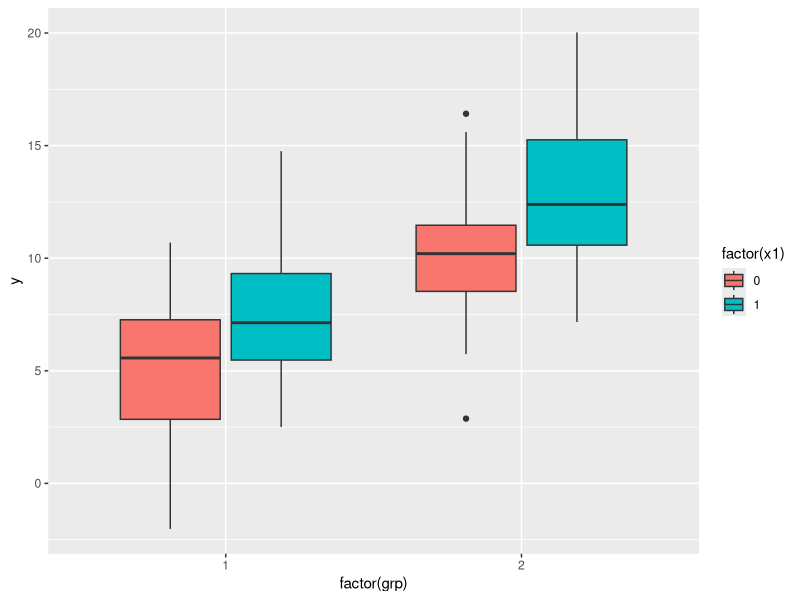

The R script that drew this image:
# |------------------------------------------------------------------------------------------------------------|
# | Project: Example of a mixed effect vs. stratified analysis of matched data                                 |
# | Script:                                                                                                    |
# | Depends: data.table, ggplot2, lmerTest, survival                                                           |
# | Author:  Davit Sargsyan                                                                                    | 
# | Created: 03/16/2018                                                                                        |
# |------------------------------------------------------------------------------------------------------------|
# Header----
require(data.table)
require(ggplot2)
require(lmerTest)
require(survival)

# Number of pairs----
n.pair <- 100

# Simulate data with continuous response----
dt1 <- data.table(id = 1:(2*n.pair),
                  pair = rep(1:n.pair,
                             each = 2),
                  grp = rep(1:2,
                            rep = n.pair),
                  x1 = rep(sample(x = c(0, 1),
                                  size = n.pair,
                                  replace = TRUE),
                           each = 2),
                  x2 = rep(sample(x = c(0, 1),
                                  size = n.pair,
                                  replace = TRUE),
                           each = 2))
dt1$y <- 5*dt1$grp + 3*dt1$x1 + 0*dt1$x2 + rnorm(n = 2*n.pair,
                                                 mean = 0,
                                                 sd = 3)
dt1

# Mixed effects model with pair as random----
m1 <- lmerTest::lmer(y ~ grp + x1 + x2 + (1 | pair),
                     data = dt1)
summary(m1)

ggplot(dt1,
       aes(x = factor(grp),
           y = y,
           fill = factor(x1))) +
  geom_boxplot()

# Simulate data wih binary response----
dt1 <- data.table(id = 1:(2*n.pair),
                  pair = rep(1:n.pair,
                             each = 2),
                  grp = rep(1:2, 
                            rep = n.pair),
                  ndrugs = sample(0:6, 
                                  size = 2*n.pair,
                                  replace = TRUE))

dt1

nu <- (0.5*dt1$grp + 0.1*dt1$ndrugs + rnorm(n = 2*n.pair,
                                        mean = 0,
                                        sd = 1))

dt1$prob <- exp(nu)/(1 + exp(nu))
dt1$y <- dt1$prob > 0.8
summary(dt1)

# Stratified logistic regression----
m1 <- clogit(y ~ grp + ndrugs + strata(pair),
             data = dt1)
m1

# sink()
